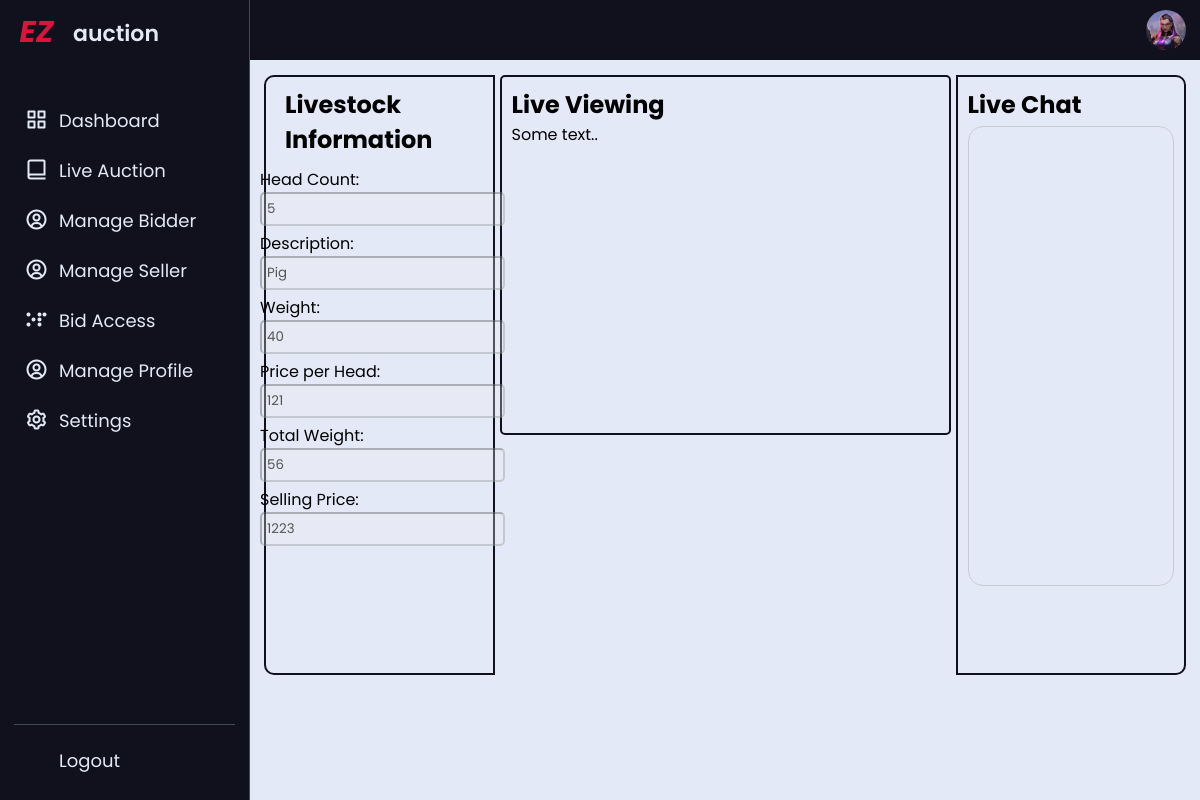
The page /admin_auction.php?id=37 (signed in) on the database its author committed.
### tables this page shows
CREATE TABLE `livestock_tbl` (
  `id` int(11) NOT NULL,
  `head_count` int(11) NOT NULL,
  `description` varchar(200) NOT NULL,
  `weight` int(11) NOT NULL,
  `per_head` int(11) NOT NULL,
  `total_weight` int(11) NOT NULL,
  `selling_price` int(11) NOT NULL,
  `seller_id` int(11) NOT NULL,
  `live_status` tinyint(4) NOT NULL DEFAULT 0,
  `live_date` datetime NOT NULL DEFAULT current_timestamp(),
  `live_end` text NOT NULL
);

### admin_auction.php (the view, shortened to what this page needs)
<?php
	include 'php/db.php';
?>
<!DOCTYPE html>
<html lang="en">
<head>
   <link rel="stylesheet" href="css/seller_auction.css">
   <link href='https://unpkg.com/boxicons@2.0.7/css/boxicons.min.css' rel='stylesheet'>
   <link rel="stylesheet" href="https://unicons.iconscout.com/release/v4.0.0/css/line.css">
</head>
<body>
<?php include_once('include/admin_nav.php')?>
    <section class="dashboard">
        <div class="top">
            <img src="images/<?=$_SESSION['image']?>" alt="">
        </div>
        <div class="row">
            <?php
                $getData = "SELECT * FROM livestock_tbl where live_status=2 LIMIT 1";
                if(isset($_GET['id'])){
                    $id = htmlentities($_GET['id']);
                    $getData = "SELECT * FROM livestock_tbl WHERE id = $id ORDER BY id DESC LIMIT 1";
                }
                $list = $conn->query($getData);
                $fetch = $list->fetch_assoc();
                ?>
            <div class="column1">
                <h2>Livestock Information</h2>
                <form action="managelivestock.php" method="POST">
                    <div class="form-group">
                        <label for="">Head Count:</label>
                        <br>
                        <input type="text" name="head_count" value='<?php echo $fetch['head_count'] ?>' id="headCount" disabled>
                    </div>
                    <div class="form-group">
                        <label for="">Description:</label><br>
                        <input type="text" name="descript" value='<?php echo $fetch['description'] ?>' id="description" disabled>
                    </div>
                    <div class="form-group">
                        <label for="">Weight:</label><br>
                        <input type="text" name="weight" value='<?php echo $fetch['weight'] ?>' id="Weight" disabled>
                    </div>
                    <div class="form-group">
                        <label for="">Price per Head:</label><br>
                        <input type="text" name="per_head" value='<?php echo $fetch['per_head'] ?>' id="perHead" disabled>
                    </div>
                    <div class="form-group">
                        <label for="">Total Weight:</label><br>
                        <input type="text" name="total_weight" value='<?php echo $fetch['total_weight'] ?>' id="totalWeight" disabled>
                    </div>
                    <div class="form-group">
                        <label for="">Selling Price:</label><br>
                        <input type="text" name="selling_price" value='<?php echo $fetch['selling_price'] ?>' id="sellingPrice" disabled>
                    </div>
                </form>
            </div>
            <div class="column2">
                <div class="viewing">
                    <h2>Live Viewing</h2>
                    <p>Some text..</p>
                </div>
                <div class="bott">
                </div>
            </div>
            <div class="column3">
                <h2>Live Chat</h2>
                <div class="chat-container" id="chat-container">
                </div>
            </div>
        </div>
    </section>
</body>
</html>

### css/seller_auction.css (style rules this page uses)
* { margin: 0; padding: 0; box-sizing: border-box; font-family: 'Poppins', sans-serif; }
:root { --lightblue:#1882f2; --dark: #11101d; --light: #E4E9F7; --red: rgb(190, 78, 78); --charoal: #424B54; --gray: #c6bfbf; --crim: #fbd0d9; --pure: crimson; }
:root { --tran-05: all 0.5s ease; --tran-03: all 0.3s ease; --tran-03: all 0.2s ease; }
body { min-height: 100vh; background-color: var(--light); }
.dashboard { position: relative; left: 250px; background-color: var(--light); min-height: 100vh; width: calc(100% - 250px); padding: 10px 14px; transition: var(--tran-05); }
.dashboard .top { position: fixed; top: 0; left: 250px; display: flex; width: calc(100% - 250px); justify-content: space-between; align-items: center; padding: 10px 14px; background-color: var(--dark); transition: var(--tran-05); z-index: 10; }
.top img { width: 40px; border-radius: 50%; }
.row { margin-top: 7%; }
.column1 { float: left; width: 25%; padding: 10px; height: 600px; border: 2px solid var(--dark); justify-items: center; border-top-left-radius: 10px; border-bottom-left-radius: 10px; }
.column1 h2 { text-align: left; margin-left: 9px; }
.column1 form { position: relative; margin-left: 3.2%; margin-top: 5%; }
.column1 form .form-group { margin-top: 5px; }
.column1 form .form-group input { padding: 5px; width: 245px; border-radius: 5px; }
.column2 { float: left; width: 50%; height: 600px; padding: 0 5px 0; }
.bott { padding: 5px; margin-top: 5px; }
.viewing { height: 60%; padding: 10px; border: 2px solid var(--dark); border-radius: 5px; }
.column3 { float: right; width: 25%; padding: 10px; height: 600px; border: 2px solid var(--dark); border-top-right-radius: 10px; border-bottom-right-radius: 10px; }
.row:after { content: ""; display: table; clear: both; }

### admin_auction.php (style rules this page uses)
.chat-container { margin-top: 2%; width: 100%; height: 80%; border-radius: 15px; border: 1px solid #ccc; overflow-y: auto; padding: 10px; display: flex; flex-direction: column; }

### rows shown on the page
livestock_tbl: head_count "5", descript "Pig", weight "40", per_head "121", total_weight "56", selling_price "1223"
